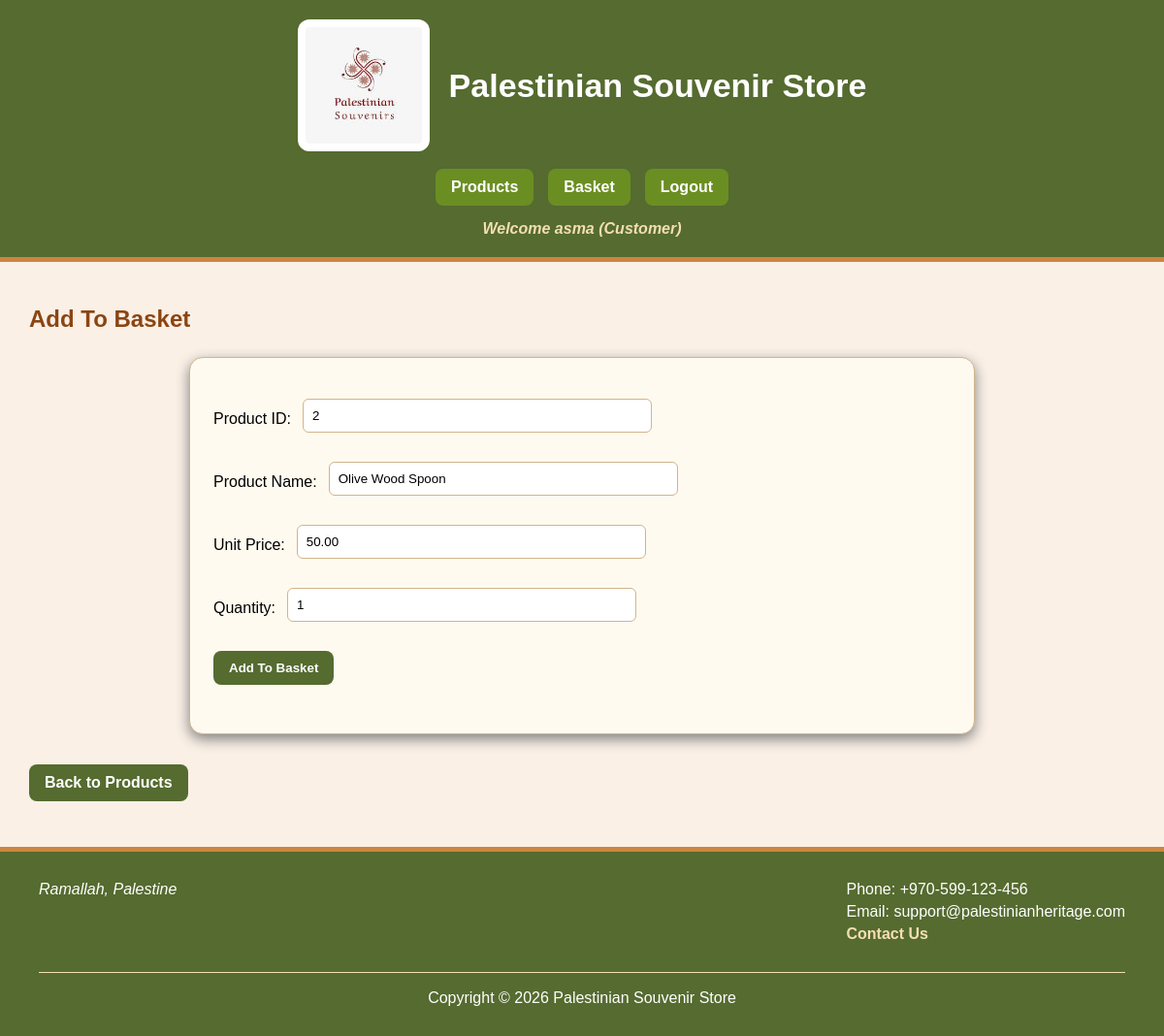
Screenshot of /add_to_basket.php?id=2 (signed in) with the database file from the repository.
### tables this page shows
CREATE TABLE `products` (
  `product_id` int(11) NOT NULL,
  `product_name` varchar(100) NOT NULL,
  `category` varchar(50) NOT NULL,
  `description` text NOT NULL,
  `price` decimal(10,2) NOT NULL,
  `quantity` int(11) NOT NULL,
  `rating` int(11) NOT NULL,
  `photo1` varchar(255) NOT NULL,
  `photo2` varchar(255) NOT NULL,
  `photo3` varchar(255) NOT NULL,
  `default_photo` varchar(255) NOT NULL
);

### add_to_basket.php (the view, shortened to what this page needs)
<?php
require_once("dbconfig.inc.php");
require_once("header.inc.php");
if($_SERVER["REQUEST_METHOD"] == "GET"){
    $product_id = $_GET["id"];
    $sql = "SELECT * FROM products WHERE product_id = :product_id";
    $stmt = $pdo->prepare($sql);
    $stmt->bindValue(":product_id", $product_id);
    $stmt->execute();
    $product = $stmt->fetch(PDO::FETCH_ASSOC);
}
?>
<main>
<h2>Add To Basket</h2>
<form method="post" action="add_to_basket.php">
    <p>
        Product ID:
        <input type="text" name="product_id" value="<?php echo $product['product_id']; ?>" readonly>
    </p>
    <p>
        Product Name:
        <input type="text" value="<?php echo $product['product_name']; ?>" readonly>
    </p>
    <p>
        Unit Price:
        <input type="text" value="<?php echo $product['price']; ?>" readonly>
    </p>
    <p>
        Quantity:
        <input type="number" name="quantity" value="1" min="1" required>
    </p>
    <p>
        <input type="submit" value="Add To Basket">
    </p>
</form>
<p><a href="products.php">Back to Products</a></p>
</main>
<?php
require_once("footer.inc.php");
?>

### style.css (style rules this page uses)
body { margin: 0; font-family: Arial, Helvetica, sans-serif; background-color: linen; color: black; min-height: 100vh; display: flex; flex-direction: column; }
a { color: darkgreen; text-decoration: none; }
.page-layout > main { grid-column: 1 / 3; }
aside input[type="submit"], button, input[type="submit"] { background-color: darkolivegreen; color: white; border: none; padding: 10px 16px; border-radius: 8px; font-weight: bold; }
form { max-width: 650px; }
main form { margin: 25px auto; max-width: 760px; background-color: floralwhite; padding: 24px; border: 1px solid tan; border-radius: 14px; box-shadow: 0 5px 14px gray; }
main form p { display: flex; align-items: center; gap: 12px; margin: 14px 0; flex-wrap: wrap; }
main form p input[type="text"], main form p input[type="email"], main form p input[type="password"], main form p input[type="number"], main form p input[type="date"], main form p input[type="file"], main form p select, main form p textarea { flex: 1; max-width: 340px; }
input, select, textarea { padding: 9px; border: 1px solid tan; border-radius: 6px; margin: 4px 0 12px; }
main h2, main h3 { color: saddlebrown; }
td a, main > p a, .page-layout a[href*="checkout.php"], .page-layout a[href*="products.php"] { display: inline-block; background-color: darkolivegreen; color: white; padding: 10px 16px; border-radius: 8px; margin: 6px 10px 6px 0; font-weight: bold; text-decoration: none; }

### rows the page displays
products: product_id "2", product_name "Olive Wood Spoon", price "50.00"

### other values shown
$_SESSION['first_name'] "asma"
$_SESSION['role'] "Customer"
